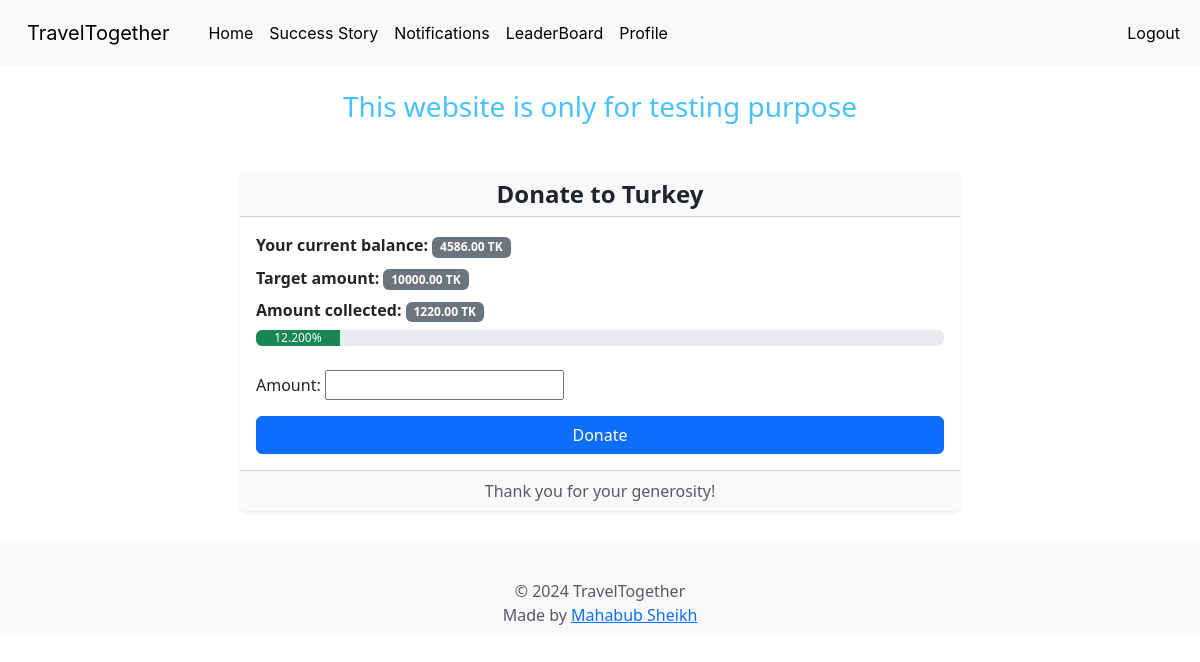
Screenshot of /donate/6/ (signed in) with the database file from the repository.
### main/models.py (models this page shows, shortened)
class Offer(models.Model):
    user = models.ForeignKey(User, on_delete=models.CASCADE)
    destination = models.CharField(max_length=100)
    description = models.TextField()
    target_amount = models.DecimalField(max_digits=10, decimal_places=2)
    amount_collected = models.DecimalField(max_digits=10, decimal_places=2, default=0)
    image = models.ImageField(upload_to='offer_images/', blank=True, null=True)
    created_at = models.DateTimeField(auto_now_add=True)
    completed = models.BooleanField(default=False)
    @property
    def progress_percentage(self):
        if self.target_amount > 0:
            return (self.amount_collected / self.target_amount) * 100
        return 0

class Profile(models.Model):
    user = models.OneToOneField(User, on_delete=models.CASCADE)
    notify_donations = models.BooleanField(default=True)
    notify_offers = models.BooleanField(default=True)
    notify_announcements = models.BooleanField(default=True)
    name = models.CharField(max_length=100, null=True)
    bio = models.TextField(blank=True)
    profile_picture = models.ImageField(upload_to='profile_pictures/', blank=True)
    badges = models.ManyToManyField(Badge, blank=True)
    balance = models.DecimalField(max_digits=10, decimal_places=2, default=0)
    deposit_amount = models.DecimalField(max_digits=10, decimal_places=2, default=0)

### main/views.py (the view)
# urls.py: path('donate/<int:offer_id>/', views.donate, name='donate'),
@login_required
def donate(request, offer_id):
    offer = get_object_or_404(Offer, id=offer_id)
    if offer.amount_collected >= offer.target_amount:
        messages.error(request, 'This offer has already reached its target amount. You cannot donate to this offer.')
        return redirect('offer_detail', id=offer_id)
    if request.method == 'POST':
        form = DonationForm(request.POST)
        if form.is_valid():
            amount = form.cleaned_data['amount']
            profile = request.user.profile
            if profile.balance < amount:
                messages.error(request, 'You do not have enough balance to make this donation.')
                return redirect('donate', offer_id=offer_id)
            profile.balance -= amount
            profile.save()
            donation = Donation.objects.create(user=request.user, offer=offer, amount=amount)
            donation.save()
            offer.amount_collected += amount
            if offer.amount_collected >= offer.target_amount:
                offer.completed = True
                Notification.objects.create(
                    user=offer.user,
                    donor=request.user,
                    message=f'Congratulations! Your offer "{offer.destination}" has reached its target amount.',
                    type='Offer Update'
                )
            offer.save()
            request.user.profile.update_badges()
            messages.success(request, 'Donation successful!')
            return redirect('offer_detail', id=offer_id)
    else:
        form = DonationForm()
    return render(request, 'donate.html', {'form': form, 'offer': offer})

### main/forms.py
class DonationForm(forms.ModelForm):
    class Meta:
        model = Donation
        fields = ['amount']

### main/templates/donate.html (shortened to what this page needs)
{% extends "base.html" %}
{% load static %}
{% block content %}
<div class="container mt-5">
    <div class="row justify-content-center">
        <div class="col-md-8">
            <div class="card border-0 shadow-sm">
                <div class="card-header bg-light text-center">
                    <h2 class="card-title mb-0 text-dark">Donate to {{ offer.destination }}</h2>
                </div>
                <div class="card-body">
                    <div class="mb-4">
                        <p class="mb-2"><strong>Your current balance:</strong> <span class="badge bg-secondary">{{ request.user.profile.balance }} TK</span></p>
                        <p class="mb-2"><strong>Target amount:</strong> <span class="badge bg-secondary">{{ offer.target_amount }} TK</span></p>
                        <p class="mb-2"><strong>Amount collected:</strong> <span class="badge bg-secondary">{{ offer.amount_collected }} TK</span></p>
                        <div class="progress mb-3">
                            <div class="progress-bar bg-success" role="progressbar" style="width: {{ offer.progress_percentage }}%;" aria-valuenow="{{ offer.progress_percentage }}" aria-valuemin="0" aria-valuemax="100">{{ offer.progress_percentage }}%</div>
                        </div>
                    </div>
                    <form method="post" class="needs-validation" novalidate>
                        <div class="mb-3">
                            {{ form.amount.label_tag }}
                            {{ form.amount }}
                        </div>
                        <button type="submit" class="btn btn-primary w-100">Donate</button>
                    </form>
                </div>
                <div class="card-footer bg-light text-center text-muted">
                    Thank you for your generosity!
                </div>
            </div>
        </div>
    </div>
</div>
<link href="https://cdn.jsdelivr.net/npm/bootstrap@5.3.0-alpha1/dist/css/bootstrap.min.css" rel="stylesheet">
{% endblock %}

### main/static/myapp/main.css (style rules this page uses)
body { font-family: "Gill Sans", sans-serif; background-color: #f8fcff; color: #333; margin: 0; padding: 0; }
.container { margin-top: 30px; }
.card { box-shadow: 0 4px 8px rgba(0, 0, 0, 0.1); border-radius: 10px; overflow: hidden; margin-bottom: 30px; background-color: #fff; transition: transform 0.2s; }
.card-title { font-size: 1.5rem; font-weight: 700; margin-bottom: 15px; color: #343a40; }
.card-body { padding: 20px; }
.btn { font-size: 1rem; padding: 10px 20px; border-radius: 5px; border: none; transition: background-color 0.3s; }
.btn-primary { background-color: #007bff; color: #fff; }

### rows the page displays
Offer: destination "Turkey", target_amount "10000.00", amount_collected "1220.00", progress_percentage "12.200"

### other values shown
{{ request.user.profile.balance }} "4586.00"
